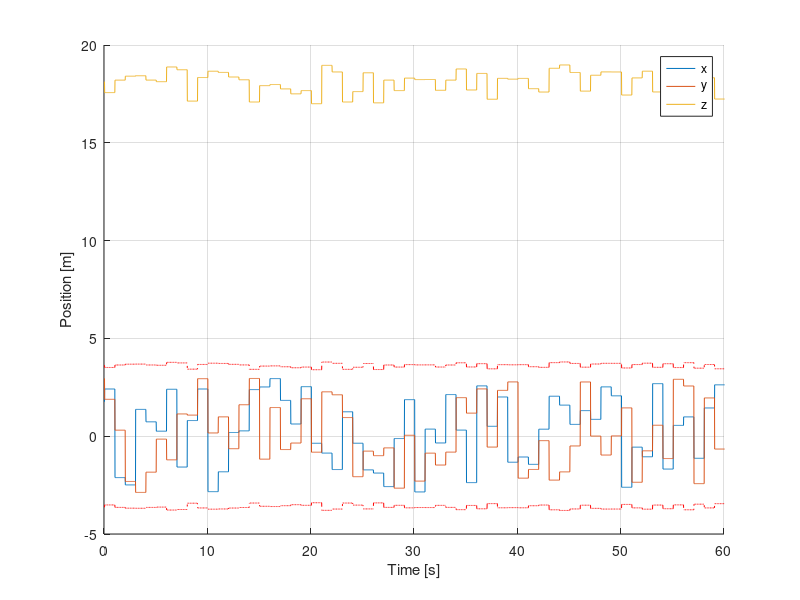
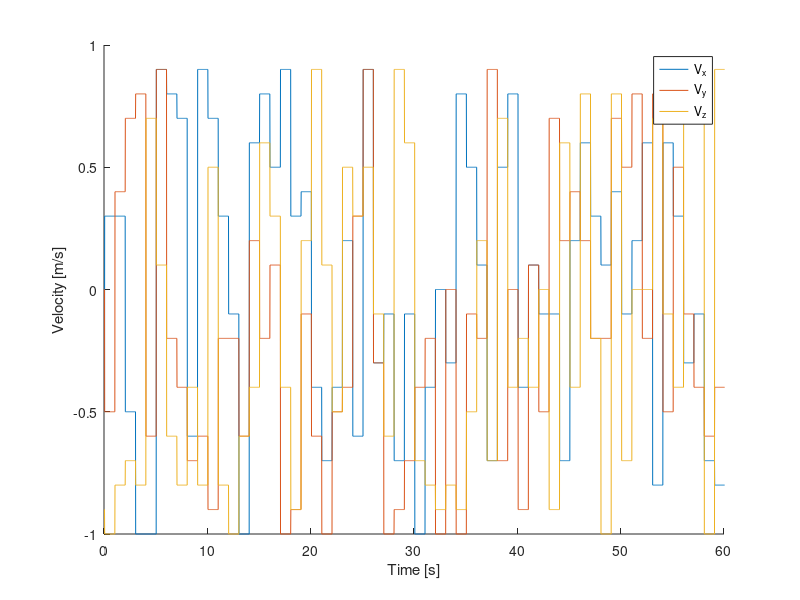

Source code (MATLAB) for these figures, in order:
clear
close

data = importdata('1/vicon_state_24171730.txt');
pos_x = data(:,2)/1000;
pos_y = data(:,3)/1000;
pos_z = data(:,4)/1000 + 17;

vel_x = data(:,5);
vel_y = data(:,6);
vel_z = data(:,7);

Time = 1:length(pos_x);
Time = Time*0.01612903;
boundary = 0.2*pos_z;

hold on
plot(Time, pos_x)
plot(Time, pos_y)
plot(Time, pos_z)
plot(Time, boundary, 'r-.')
plot(Time, -boundary, 'r-.')
xlabel('Time [s]')
ylabel('Position [m]')
legend('x', 'y', 'z')

xlim([0 60])
grid on



figure(2)
hold on
plot(Time, vel_x)
plot(Time, vel_y)
plot(Time, vel_z)
xlabel('Time [s]')
ylabel('Velocity [m/s]')
legend('V_x', 'V_y', 'V_z')

xlim([0 60])